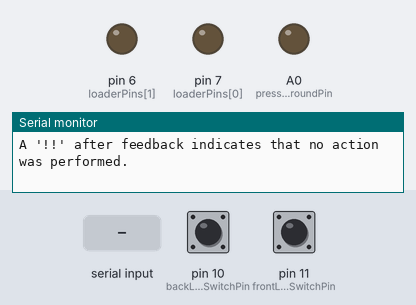
Simulated run of this sketch. Board: Arduino Uno, built with avr-gcc and run on an emulated ATmega328P. On the bench: output pins drawn as LEDs (lit = HIGH), the last lines printed to the serial monitor. The test bench sets the inputs (shaded band); at power-on: pin 10 (backLimitSwitchPin) LOW, pin 11 (frontLimitSwitchPin) LOW. Pins used as bus, display or sensor lines are not drawn.

Above: at 1.6 s.
1.7 s: "5\n" received over Serial
At 2.6 s:
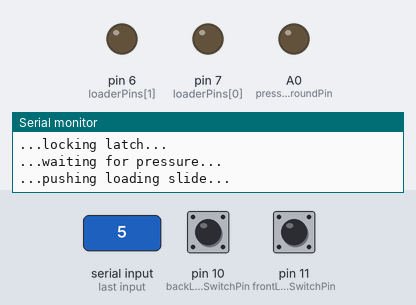
3.2 s: pin 10 (backLimitSwitchPin) pulled HIGH for 0.15 s
At 4.4 s:
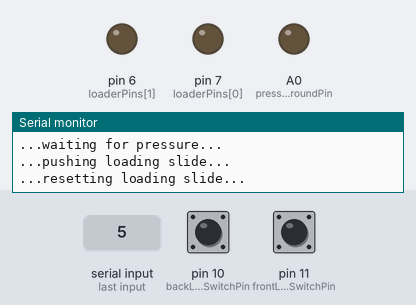
Timing chart, 0 to 6.2 s (numbered marks = the images above; inputs shaded):
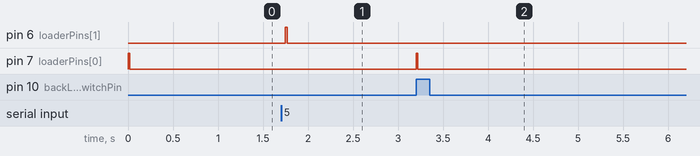

The sketch:

Shooter-Serial-Control.ino
```cpp
// Pins
const int loaderPins[2] = { 7, 6 }; // Loader solenoid (7 retracts, 6 extends)
const int latchPins[2] = { 5, 4 }; // Latch solenoid (5 extends, 4 retracts)
const int backLimitSwitchPin = 10; // Data pin for the back limit switch (triggers as cam locks)
const int frontLimitSwitchPin = 11; // Data pin for the front limit switch (triggers as loader finishes retracting)
const int sideLimitSwitchPin = 12; // Data pin for the side limit switch (triggers while bucket is in back)
const int limitSwitchPowerPins[2] = { 8, 9 }; // Power pins for the limit switches
const int pressureReaderPowerPin = A2; // Power pin for the pressure gauge
const int pressureReaderDataPin = A1; // Data pin for the pressure gauge
const int pressureReaderGroundPin = A0; // Ground pin for the pressure gauge

// Commands
const int commandLoader = 1; // Toggles the loader between extension and retraction
const int commandLatch = 2; // Toggles the latch between extension and retraction
const int commandReset = 3; // Resets the loader and latch to their initial states
const int commandFireSequence = 5; // Prepares and initiates a firing sequence
const int commandStateRequest = 7; // Reports on the states of certain relays and switches
const int commandAssistedRelease = 9; // Initiates an assisted release, or unload

// Wait times
const int relayHoldTime = 20; // Time to power solenoids in all cases

// Pressures
const int fireAtPressure = 70; // Pressure necessary to remove latch from cam (unadjusted for volume)
const int loadAtPressure = 100; // Pressure necessary for loader to load bucket (unadjusted for volume)

int fromSerial; // The parsed integer received from the serial connection
int loaderState; // The most recently powered pin for the loader
int latchState; // The most recently powered pin for the latch

void setup()
{
  // Pin modes and power/ground pin writes
  for (int i = 0; i < 2; i++) // Limit switch power/ground pins
  {
    pinMode(limitSwitchPowerPins[i], OUTPUT);
    digitalWrite(limitSwitchPowerPins[i], HIGH);
  }
  for (int i = 0; i < 2; i++) // Relay pins
  {
    pinMode(loaderPins[i], OUTPUT);
    pinMode(latchPins[i], OUTPUT);
  }
  pinMode(backLimitSwitchPin, INPUT); // Back limit switch data
  pinMode(frontLimitSwitchPin, INPUT); // Front limit switch data
  pinMode(sideLimitSwitchPin, INPUT); // Side limit switch data
  pinMode(pressureReaderGroundPin, OUTPUT); // Pressure gauge ground pin
  pinMode(pressureReaderDataPin, INPUT); // Pressure gauge data pin
  pinMode(pressureReaderPowerPin, OUTPUT); // Pressure gauge power pin
  digitalWrite(pressureReaderGroundPin, LOW); // Pressure gauge ground pin write
  digitalWrite(pressureReaderPowerPin, HIGH); // Pressure gauge power pin write

  // Resetting the system
  loaderState = loaderPins[0]; // Initial loader state defaults to index 0 of its two relays
  latchState = latchPins[0]; // Initial latch state defaults to index 0 of its two relays
  updateRelay(0); // Powers both relays with the new states

  // User instructions
  Serial.begin(9600);
  Serial.print(commandLoader);
  Serial.print(" toggles the state of the loader.\n");
  Serial.print(commandLatch);
  Serial.print(" toggles the state of the latch.\n");
  Serial.print(commandReset);
  Serial.print(" resets the system.\n");
  Serial.print(commandFireSequence);
  Serial.print(" initiates a firing sequence.\n");
  Serial.print(commandStateRequest);
  Serial.print(" returns the relays' most recent commands.\n");
  Serial.print(commandAssistedRelease);
  Serial.print(" initiates an assisted release.\n\n");
  Serial.println("A '..' after feedback indicates that the action will complete promptly.");
  Serial.println("A '...' before feedback indicates that the action follows an automatic action.");
  Serial.println("A '...' after feedback indicates that an automatic action will follow.");
  Serial.println("A '!!' after feedback indicates that no action was performed.\n");
}

void loop()
{
  fromSerial = Serial.parseInt(); // Parses an integer from the serial connection
  runCommand(fromSerial); // Checks against the index of commands and runs the correct one
}

void runCommand(int command)
{
  if (command == commandLoader) toggle(commandLoader);     // 1 -> Toggle loader
  if (command == commandLatch) toggle(commandLatch);       // 2 -> Toggle latch
  if (command == commandReset)                             // 3 -> Reset
  {
    Serial.println("Resetting..");
    reset();
  }
  if (command == commandFireSequence)                      // 5 -> Firing sequence
  {
    Serial.println("Beginning firing sequence...");
    Serial.println("...locking latch..."); // Latch must be locked in order to load the bucket
    absoluteRelay(commandLatch, 0);
    Serial.println("...waiting for pressure..."); // We must have loadAtPressure PSI in order to successfully load
    holdForPressure(loadAtPressure);
    Serial.println("...pushing loading slide..."); // Once we are at pressure, we can load
    absoluteRelay(commandLoader, 1);
    while (!digitalRead(backLimitSwitchPin)); // Wait while the loader has not finished loading the bucket
    Serial.println("...resetting loading slide..."); // The bucket has been loaded and the loader can retract
    absoluteRelay(commandLoader, 0);
    while (!digitalRead(frontLimitSwitchPin)); // Wait while the loader has not finished retracting
    Serial.println("...waiting for pressure..."); // We must have fireAtPressure PSI in order to successfully release the latch
    holdForPressure(fireAtPressure);
    Serial.println("...releasing latch..."); // We can now pull the latch from the cam
    absoluteRelay(commandLatch, 1);
    Serial.println("...waiting for bucket to vacate..."); // Wait for the bucket to leave the back end
    while(digitalRead(sideLimitSwitchPin));
    Serial.println("...locking latch..."); // Relock the latch for the next firing sequence
    absoluteRelay(commandLatch, 0);
    Serial.println("...firing sequence complete.");
  }
  if (command == commandStateRequest)                      // 7 -> State request
  {
    // This command makes heavy use of the ternary operator (http://bit.ly/ternary-op)
    Serial.print("Loader: ");
    Serial.print(loaderState == loaderPins[0] ? "Reset\n" : "Loading\n");
    Serial.print("Latch: ");
    Serial.print(latchState == latchPins[0] ? "Locked\n" : "Released\n");
    Serial.print("Back switch: ");
    Serial.print(digitalRead(backLimitSwitchPin) == HIGH ? "Pressed\n" : "Not pressed\n");
    Serial.print("Front switch: ");
    Serial.print(digitalRead(frontLimitSwitchPin) == HIGH ? "Pressed\n" : "Not pressed\n");
  }
  if (command == commandAssistedRelease)                   // 9 -> Assisted release
  {
    Serial.println("Beginning assisted release...");
    Serial.println("...waiting for pressure..."); // We need loadAtPressure PSI to ensure loader strength
    holdForPressure(loadAtPressure);
    Serial.println("...pushing loading slide..."); // Move the loader to hold the bucket
    absoluteRelay(commandLoader, 1);
    while(!digitalRead(backLimitSwitchPin)); // Wait for the bucket to be held back by the loader
    Serial.println("...waiting for pressure..."); // We need fireAtPressure PSI to ensure latch release
    holdForPressure(fireAtPressure);
    Serial.println("...releasing latch..."); // Release the latch
    absoluteRelay(commandLatch, 1);
    Serial.println("...releasing loader..."); // Let the loader carry the bucket back to the front
    absoluteRelay(commandLoader, 0);
    Serial.println("...waiting for bucket to vacate..."); // Wait for the bucket to leave the back end
    while (digitalRead(sideLimitSwitchPin));
    Serial.println("...locking latch..."); // Relock the latch for the next fire or unload
    absoluteRelay(commandLatch, 0);
    Serial.println("...assisted release complete.");
  }
}

void allRelaysLow() // Bring down all relays (usually used after holding a relay up for relayHoldTime)
{
  for (int i = 0; i < 2; i++)
  {
    digitalWrite(loaderPins[i], LOW);
    digitalWrite(latchPins[i], LOW);
  }
}

void toggle(int cylinder) // Switch the state of a certain solenoid and report
{
  if (cylinder == commandLoader)
  {
    loaderState = loaderPins[loaderState == loaderPins[0] ? 1 : 0];
    Serial.println(
      loaderState == loaderPins[0] ?
      "Resetting loading slide.." :
      "Pushing loading slide.."
    );
  }

  if (cylinder == commandLatch)
  {
    latchState = latchPins[latchState == latchPins[0] ? 1 : 0];
    Serial.println(
      latchState == latchPins[0] ?
      "Locking latch.." :
      "Releasing latch.."
    );
  }

  updateRelay(cylinder); // Update the relay pair (the state of which we have just modified)
}

void updateRelay(int cylinder) // Update a relay pair to match its recorded state
{
  if (cylinder == 0 || cylinder == commandLoader) digitalWrite(loaderState, HIGH);
  if (cylinder == 0 || cylinder == commandLatch) digitalWrite(latchState, HIGH);
  delay(relayHoldTime); // Give the solenoid time to register the power
  allRelaysLow(); // Finish by bringing all relays back down
}

void absoluteRelay(int cylinder, int state) // Fire a change to a solenoid, regardless of what its current state is
{
  if (cylinder == commandLoader)
  {
    loaderState = loaderPins[state];
    updateRelay(commandLoader);
  }

  if (cylinder == commandLatch)
  {
    latchState = latchPins[state];
    updateRelay(commandLatch);
  }
}

void reset() // Bring both cylinders back to their default states
{
  absoluteRelay(commandLoader, 0);
  absoluteRelay(commandLatch, 0);
}

void holdForPressure(int PSIG) // Run a loop to wait until a given pressure is read
{
  while(0.255 * (analogRead(pressureReaderDataPin)) - 25.427 < PSIG); // Experimental equation
}
```

Measured:
- after the input at 1.7 s, pin 6 (loaderPins[1]): LOW → HIGH after 0.05 s, → LOW 0.02 s later
- after the input at 3.2 s, pin 7 (loaderPins[0]): LOW → HIGH at once, → LOW 0.02 s later
